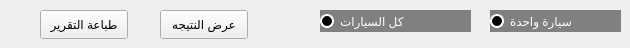
     <widget class="QWidget" name="tab_15">
      <attribute name="title">
       <string>الإيجارات</string>
      </attribute>
      <widget class="QPushButton" name="pushButton_11">
       <property name="geometry">
        <rect>
         <x>160</x>
         <y>10</y>
         <width>88</width>
         <height>29</height>
        </rect>
       </property>
       <property name="text">
        <string>عرض النتيجه</string>
       </property>
      </widget>
      <widget class="QPushButton" name="pushButton_12">
       <property name="geometry">
        <rect>
         <x>40</x>
         <y>10</y>
         <width>88</width>
         <height>29</height>
        </rect>
       </property>
       <property name="text">
        <string>طباعة التقرير</string>
       </property>
      </widget>
      <widget class="QRadioButton" name="radioButton_11">
       <property name="geometry">
        <rect>
         <x>320</x>
         <y>10</y>
         <width>151</width>
         <height>22</height>
        </rect>
       </property>
       <property name="styleSheet">
        <string notr="true">QRadioButton {
    background-color : gray;
	color : white
}

QRadioButton::indicator {
	width : 10px;
	height : 10px;
	border-radius : 7px;   
}

QRadioButton::indicator:unchecked {
    background-color : black;
    border: 2px solid white;
}

QRadioButton::indicator:checked {
	background-color : white;
    border: 2px solid white;
}
</string>
       </property>
       <property name="text">
        <string>كل السيارات</string>
       </property>
      </widget>
      <widget class="QRadioButton" name="radioButton_12">
       <property name="geometry">
        <rect>
         <x>490</x>
         <y>10</y>
         <width>131</width>
         <height>22</height>
        </rect>
       </property>
       <property name="styleSheet">
        <string notr="true">QRadioButton {
    background-color : gray;
	color : white
}

QRadioButton::indicator {
	width : 10px;
	height : 10px;
	border-radius : 7px;   
}

QRadioButton::indicator:unchecked {
    background-color : black;
    border: 2px solid white;
}

QRadioButton::indicator:checked {
	background-color : white;
    border: 2px solid white;
}
</string>
       </property>
       <property name="text">
        <string>سيارة واحدة</string>
       </property>
      </widget>
     </widget>
